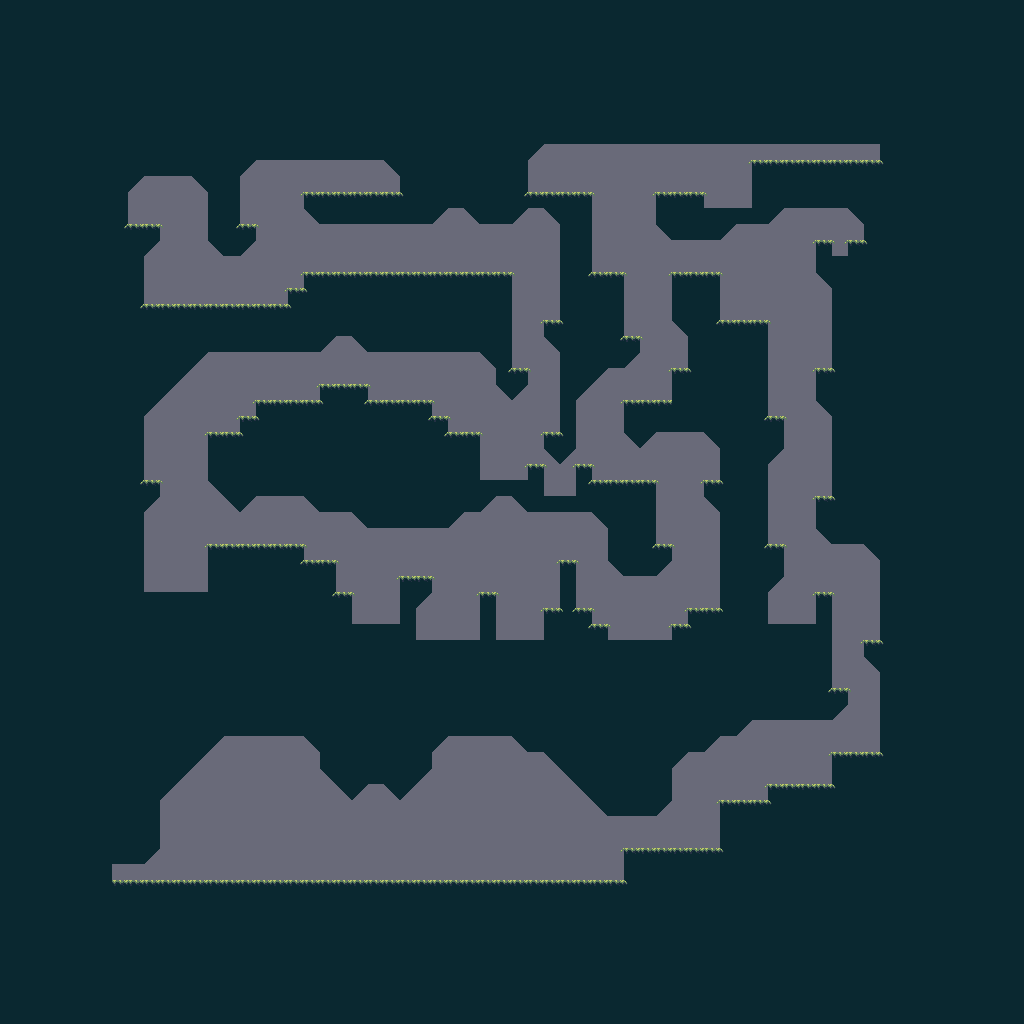

Below is a game level as drawn by its tile map, then a one-line description and the .tmx that defines it (tile-layer data replaced by summaries):
An orthogonal 64x64 tile map with 16x16 px tiles, 3 tile layers (Tiles_1, Tiles_2, Tiles_3), 4 tilesets and 66 objects (7x 2, 6x 4, 5x 1, 5x 3, PlayerStart, ...).

<map version="1.10" tiledversion="1.10.2" orientation="orthogonal" renderorder="right-down" compressionlevel="0" width="64" height="64" tilewidth="16" tileheight="16" infinite="0" backgroundcolor="#696a79" nextlayerid="12" nextobjectid="98">
 <tileset firstgid="1" name="Ld_54_spritesheet" tilewidth="16" tileheight="16" tilecount="16" columns="4" objectalignment="topleft">
  <image source="../../../spritesheets/ld54-spritesheet.png" width="64" height="64" />
 </tileset>
 <tileset firstgid="17" name="Top_left_slope_colliders" tilewidth="16" tileheight="16" tilecount="1" columns="1" objectalignment="topleft">
  <image source="Top_left_slope_colliders.intgrid.png" width="16" height="16" />
 </tileset>
 <tileset firstgid="18" name="Top_right_slope_colliders" tilewidth="16" tileheight="16" tilecount="1" columns="1" objectalignment="topleft">
  <image source="Top_right_slope_colliders.intgrid.png" width="16" height="16" />
 </tileset>
 <tileset firstgid="19" name="Box_colliders" tilewidth="16" tileheight="16" tilecount="1" columns="1" objectalignment="topleft">
  <image source="Box_colliders.intgrid.png" width="16" height="16" />
 </tileset>
 <objectgroup id="8" name="colliders">
  <object id="82" x="144" y="304" width="16" height="16" />
  <object id="83" x="160" y="304" width="16" height="16" />
  <object id="84" x="176" y="304" width="16" height="16" />
  <object id="85" x="192" y="304" width="16" height="16" />
  <object id="86" x="208" y="304" width="16" height="16" />
  <object id="87" x="224" y="304" width="16" height="16" />
  <object id="88" x="240" y="304" width="16" height="16" />
  <object id="89" x="256" y="304" width="16" height="16" />
  <object id="90" x="272" y="304" width="16" height="16" />
  <object id="95" x="212" y="244" width="16" height="16" rotation="315" />
  <object id="96" x="208" y="240" width="16" height="16" rotation="315" />
 </objectgroup>
 <layer id="1" name="Tiles_1" width="64" height="64">
  <data>[4096 cells, 3173 non-empty, 8 distinct tile ids]</data>
 </layer>
 <layer id="2" name="Tiles_2" width="64" height="64">
  <data>[4096 cells, 3 non-empty, 1 distinct tile ids]</data>
 </layer>
 <layer id="3" name="Tiles_3" width="64" height="64">
  <data>[4096 cells, 1 non-empty, 1 distinct tile ids]</data>
 </layer>
 <objectgroup id="7" name="Entities">
  <object id="9" name="PlayerStart" x="144.755" y="215.639">
   <point />
  </object>
  <object id="36" name="LevelEnd" x="120.57" y="875.046">
   <point />
  </object>
 </objectgroup>
 <objectgroup id="11" name="Lava">
  <object id="51" x="480" y="464" width="16" height="16" />
  <object id="52" x="496" y="464" width="16" height="16" />
  <object id="53" x="512" y="464" width="16" height="16" />
  <object id="54" x="544" y="480" width="16" height="16" />
  <object id="55" x="560" y="480" width="16" height="16" />
  <object id="56" x="144" y="576" width="16" height="16" />
  <object id="57" x="160" y="576" width="16" height="16" />
  <object id="58" x="176" y="576" width="16" height="16" />
  <object id="59" x="192" y="576" width="16" height="16" />
  <object id="60" x="352" y="608" width="16" height="16" />
  <object id="61" x="368" y="608" width="16" height="16" />
  <object id="62" x="384" y="608" width="16" height="16" />
  <object id="63" x="416" y="624" width="16" height="16" />
  <object id="64" x="432" y="624" width="16" height="16" />
  <object id="65" x="448" y="624" width="16" height="16" />
  <object id="66" x="464" y="624" width="16" height="16" />
  <object id="67" x="496" y="624" width="16" height="16" />
  <object id="68" x="512" y="624" width="16" height="16" />
  <object id="69" x="528" y="624" width="16" height="16" />
  <object id="70" x="608" y="624" width="16" height="16" />
  <object id="71" x="624" y="624" width="16" height="16" />
  <object id="72" x="640" y="624" width="16" height="16" />
  <object id="73" x="656" y="624" width="16" height="16" />
  <object id="74" x="704" y="192" width="16" height="16" />
  <object id="75" x="720" y="192" width="16" height="16" />
  <object id="76" x="736" y="192" width="16" height="16" />
  <object id="77" x="832" y="240" width="16" height="16" />
  <object id="78" x="768" y="608" width="16" height="16" />
  <object id="79" x="784" y="608" width="16" height="16" />
  <object id="80" x="800" y="608" width="16" height="16" />
 </objectgroup>
 <objectgroup id="9" name="Enemies">
  <object id="11" name="1" x="327.563" y="268.617">
   <point />
  </object>
  <object id="12" name="4" x="455.156" y="268.617">
   <point />
  </object>
  <object id="13" name="2" x="465.602" y="430.533">
   <point />
  </object>
  <object id="14" name="3" x="340.994" y="380.54">
   <point />
  </object>
  <object id="15" name="1" x="223.847" y="429.787">
   <point />
  </object>
  <object id="16" name="2" x="224.593" y="540.964">
   <point />
  </object>
  <object id="17" name="4" x="290.255" y="538.726">
   <point />
  </object>
  <object id="18" name="4" x="417.848" y="573.049">
   <point />
  </object>
  <object id="19" name="3" x="702.88" y="604.387">
   <point />
  </object>
  <object id="20" name="2" x="608.864" y="476.795">
   <point />
  </object>
  <object id="21" name="3" x="609.611" y="268.617">
   <point />
  </object>
  <object id="22" name="4" x="550.664" y="188.032">
   <point />
  </object>
  <object id="23" name="3" x="743.919" y="313.386">
   <point />
  </object>
  <object id="24" name="2" x="787.942" y="780.481">
   <point />
  </object>
  <object id="25" name="1" x="547.679" y="873.75">
   <point />
  </object>
  <object id="26" name="2" x="423.071" y="873.004">
   <point />
  </object>
  <object id="27" name="4" x="304.432" y="870.766">
   <point />
  </object>
  <object id="28" name="4" x="189.524" y="870.019">
   <point />
  </object>
 </objectgroup>
 <objectgroup id="10" name="Powerups">
  <object id="29" name="1" x="376.063" y="188.778">
   <point />
  </object>
  <object id="30" name="3" x="870.019" y="155.947">
   <point />
  </object>
  <object id="31" name="2" x="855.096" y="235.786">
   <point />
  </object>
  <object id="32" name="2" x="154.455" y="476.048">
   <point />
  </object>
  <object id="33" name="1" x="605.88" y="873.75">
   <point />
  </object>
 </objectgroup>
</map>
